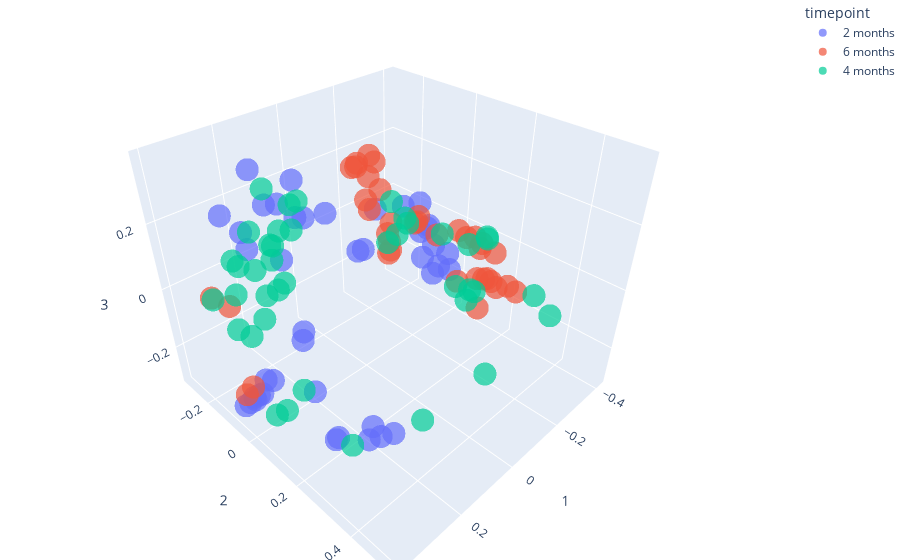

Notebook code cell kept with this figure:
### Markdown cell above
### Timepoint clusering

### Code cell
fig = px.scatter_3d(pcoa_braycurtis_metadata_merged,
                    x=1,
                    y=2,
                    z=3,
                    color='timepoint',
                    opacity=0.7)

fig.update_layout(margin=dict(l=0, r=0, b=0, t=0))
fig.show()
